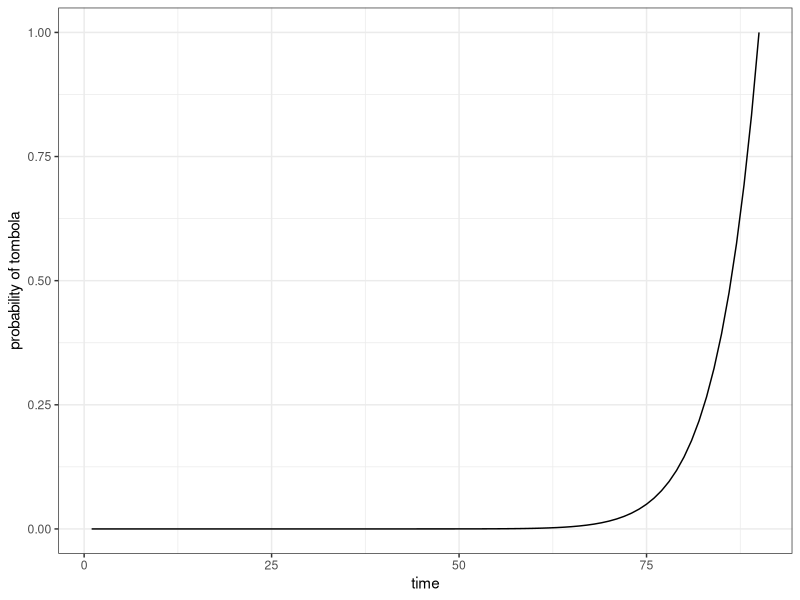
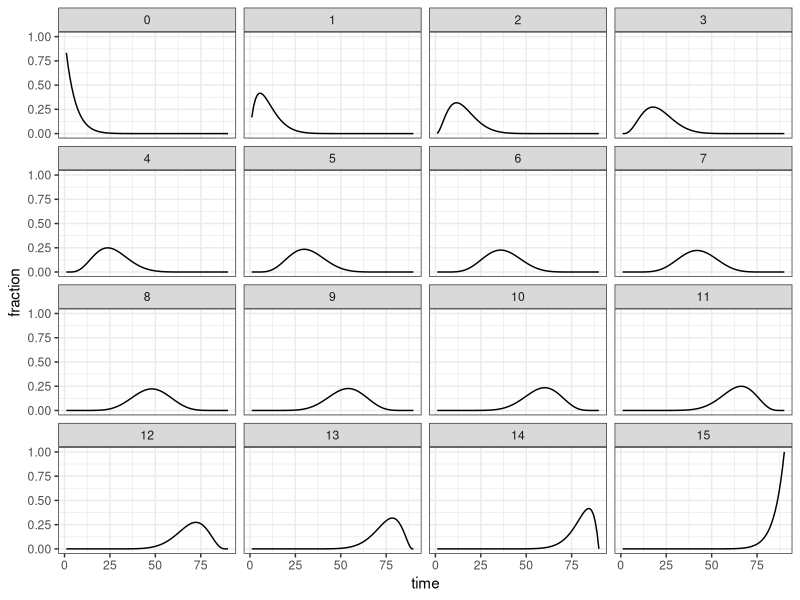
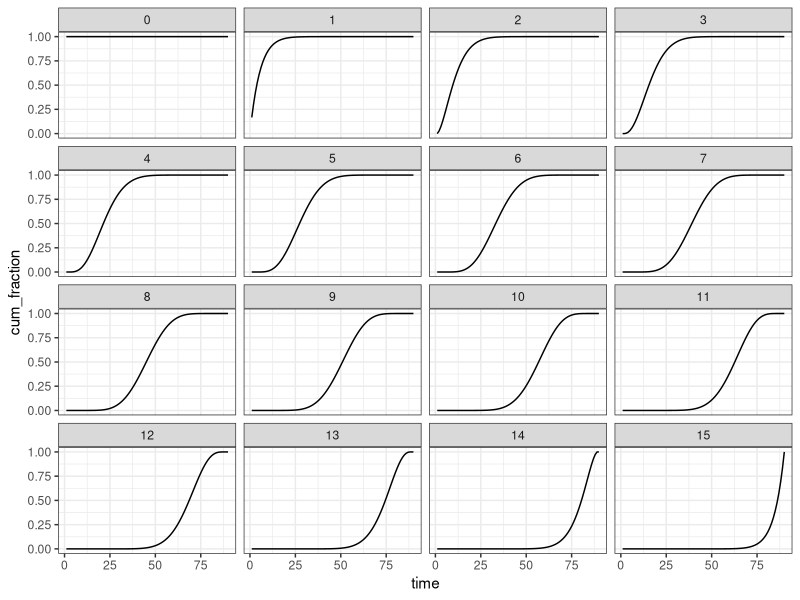
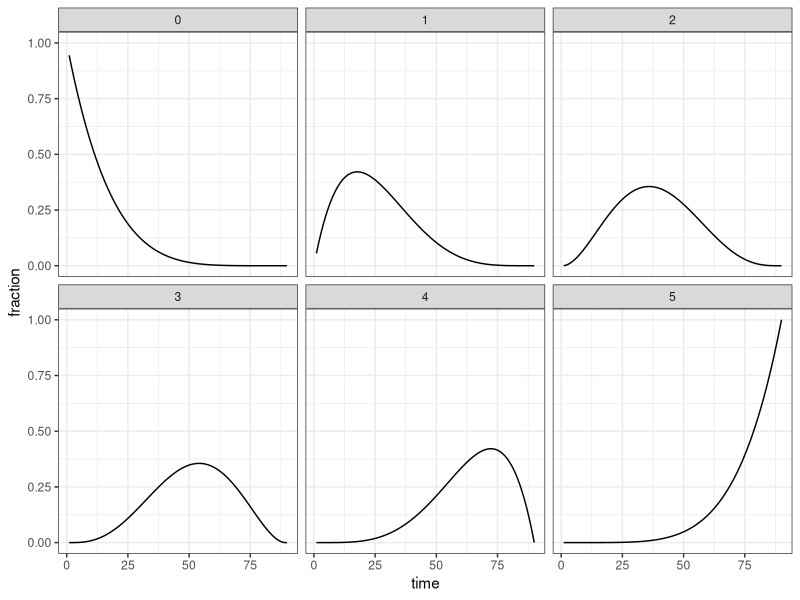
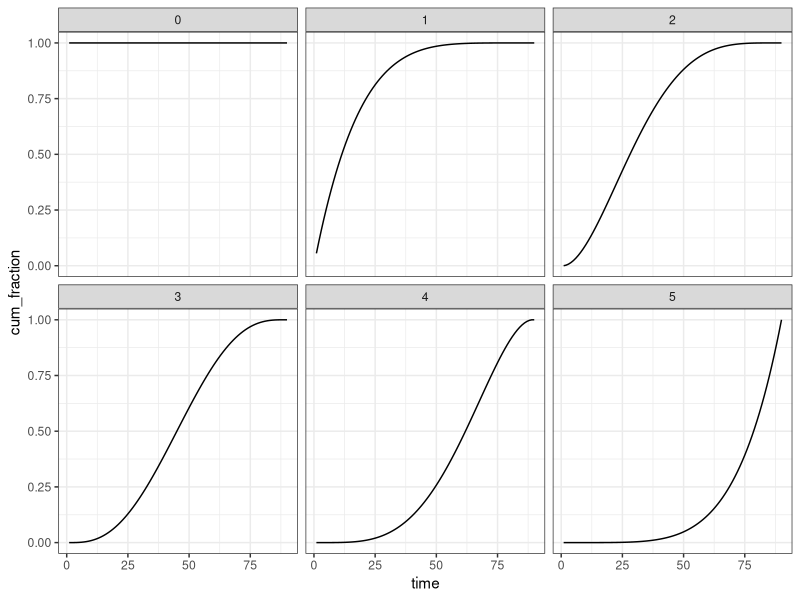

Write R code to recreate these figures, in order.
## ---- chunk 1
library(tidyverse)
library(memoise) # to cache function result
theme_set(theme_bw())
## ---- chunk 2
p_H <- function(t,k){
  (n_c - k) / (n_d - t)
}
## ---- chunk 3
N <- function(t, k){
  N(t-1, k-1) * p_H(t, k-1) + N(t-1, k) * (1 - p_H(t,k) )
}
## ---- chunk 4
N <- function(t, k){
  if(t == 0){
    ifelse(k == 0, 1, 0) # 1 means all the card are in class 0
  }
  else{
    N(t-1, k-1) * p_H(t-1, k-1) + N(t-1, k) * (1 - p_H(t-1,k)) 
  }
}
## ---- chunk 5
N <- memoise(N)
## ---- chunk 6
# this functions returns the N function for a particular game
get_game_N <- function(n_c, n_d){
  
  p_H <- function(t,k){
        (n_c - k) / (n_d - t)
  }
  
  N <- function(t, k){
      if(t == 0){
        ifelse(k == 0, 1, 0) # 1 means all the card are in class 0
      }
      else{
        N(t-1, k-1) * p_H(t-1, k-1) + N(t-1, k) * (1 - p_H(t-1,k)) 
      }
    }
  N <- memoise(N)
  return(N)
}
## ---- chunk 7
all_game_status <- function(n_c, n_d){
  N <- get_game_N(n_c, n_d)
  game_status <- matrix(nrow = n_d, ncol=n_c+1)

  for (t in 1:n_d){
    for (k in 0:n_c){
      game_status[t, k+1] <- N(t, k) # The k+1 is needed because R indexes starts from 1 and not 0 like the classes
    }
  }
  
  game_status <- game_status %>% 
    as.data.frame() %>% 
    as_tibble() %>% 
    mutate(time = 1:n_d) %>% 
    relocate(time)
  
  names(game_status) <- c("time", 0:n_c)
  
  game_status
  
}
## ---- chunk 8
tombola <- all_game_status(15, 90) # number fo tombola
tombola
## ---- chunk 9
# tidy dataframe for easier plotting
tombola_td <- tombola %>% 
  pivot_longer(-time, names_to = "numbers", values_to = "fraction") %>% 
  mutate(numbers = factor(numbers, levels = numbers %>%  as.integer() %>% unique())) 
## ---- chunk 10
tombola %>% 
  ggplot() +
  geom_line(aes(time, `15`)) +
  labs(y="probability of tombola")
## ---- chunk 11
tombola_td %>% 
  ggplot() +
  geom_line(aes(time, fraction)) +
  facet_wrap(~numbers)
## ---- chunk 12
totalprob <- function(x){
  end <- length(x)
  map_dbl(seq_along(x),~sum(x[.x:end]))
}
## ---- chunk 13
tombola_td %>%
  group_by(time) %>% 
  summarize(cum_fraction = totalprob(fraction), numbers, .groups="keep") %>% 
  ggplot() +
  geom_line(aes(time, cum_fraction)) +
  facet_wrap(~numbers)
## ---- chunk 14
tombola_minor <- all_game_status(5, 90)
## ---- chunk 15
tombola_minor_td <- tombola_minor %>% 
  pivot_longer(-time, names_to = "numbers", values_to = "fraction") %>% 
  mutate(numbers = factor(numbers, levels = numbers %>%  as.integer() %>% unique()))
## ---- chunk 16
tombola_minor_td %>% 
  ggplot() +
  geom_line(aes(time, fraction)) +
  facet_wrap(~numbers)
## ---- chunk 17
tombola_minor_td %>%
  group_by(time) %>% 
  summarize(cum_fraction = totalprob(fraction), numbers, .groups="keep") %>% 
  ggplot() +
  geom_line(aes(time, cum_fraction)) +
  facet_wrap(~numbers)
## ---- chunk 18
combination <- function(n,k){
  factorial(n) / (factorial(k) * factorial(n - k))
}
permutation <- function(n,k){
  factorial(n) / factorial(n-k)
}
## ---- chunk 19
permutation(90, 90)
## ---- chunk 20
combination(90, 15)
